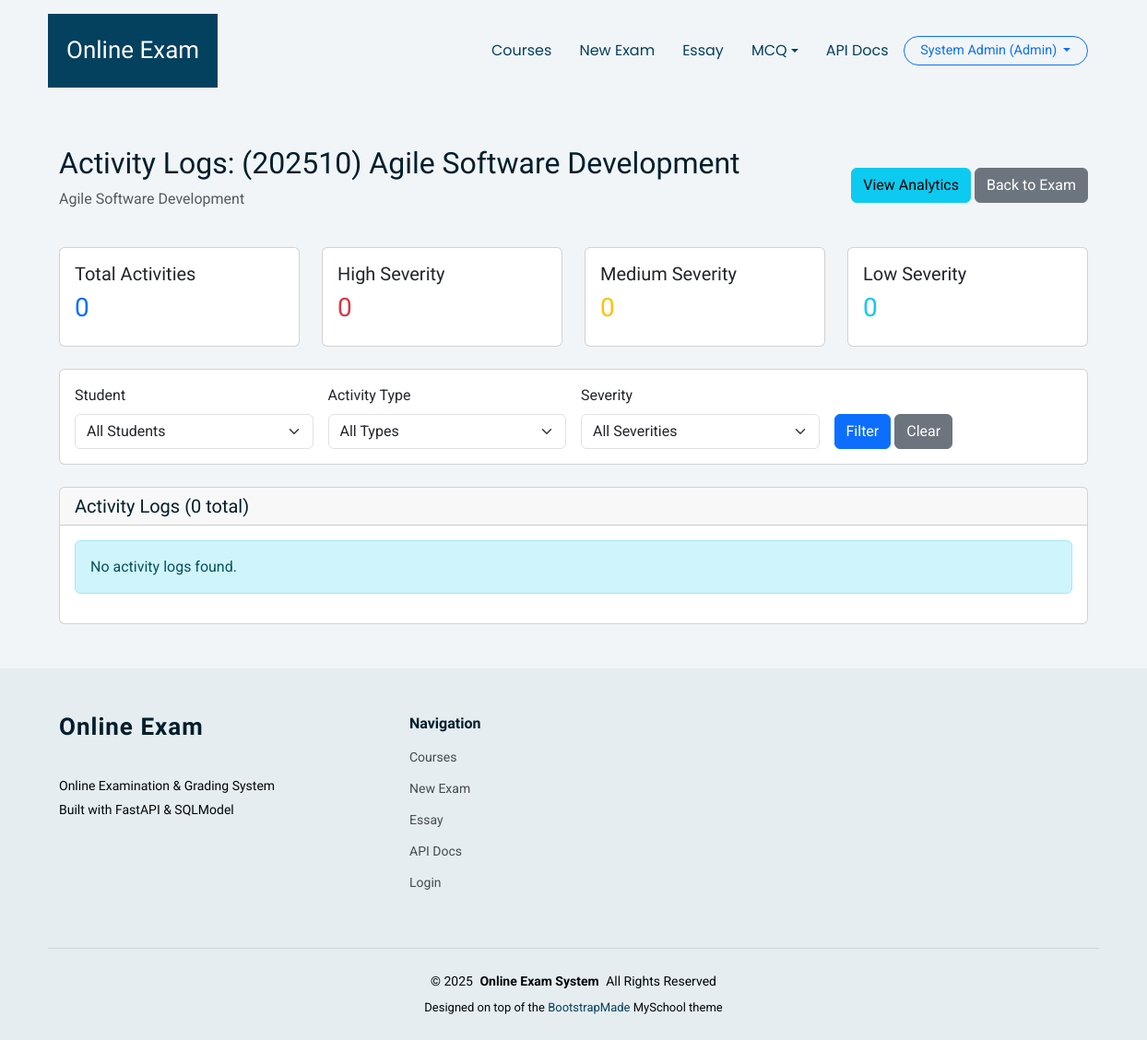
Page /exams/1/activity-logs (signed in) on the committed database.
### app/models.py (models this page shows)
class User(SQLModel, table=True):
    __table_args__ = (UniqueConstraint("email", name="uq_user_email"),)
    id: Optional[int] = Field(default=None, primary_key=True)
    name: str
    email: str  # must be unique
    password_hash: str
    role: str = Field(default="student")  # "admin", "lecturer", "student"
    student_id: Optional[int] = Field(default=None, foreign_key="student.id")
    is_active: bool = Field(default=True)
    created_at: datetime = Field(default_factory=datetime.utcnow)
    title: Optional[str] = None  # Dr., Prof., Assoc. Prof., Mr., Ms., Mrs., Ir., Ts.
    staff_id: Optional[str] = None  # Unique staff/employee ID (for lecturers)
    phone: Optional[str] = None  # Contact number
    last_login: Optional[datetime] = None  # Updated after login
    status: str = Field(default="active")  # active, suspended

class Exam(SQLModel, table=True):
    id: Optional[int] = Field(default=None, primary_key=True)
    title: str
    subject: str
    duration_minutes: int
    start_time: Optional[datetime] = None
    end_time: Optional[datetime] = None
    course_id: Optional[int] = Field(default=None, foreign_key="course.id")
    instructions: Optional[str] = None
    status: str = Field(default="draft")
    created_at: datetime = Field(default_factory=datetime.utcnow)
    updated_at: datetime = Field(default_factory=datetime.utcnow)

### app/routers/exams.py (the view)
@router.get("/{exam_id}/activity-logs")
def view_activity_logs(
    exam_id: int,
    request: Request,
    student_id: Optional[int] = Query(None),
    activity_type: Optional[str] = Query(None),
    severity: Optional[str] = Query(None),
    page: Optional[int] = Query(1, ge=1),
    session: Session = Depends(get_session),
    current_user: User = Depends(require_role(["lecturer", "admin"])),
):
    exam = _get_exam(exam_id, session)
    if current_user.role == "lecturer":
        course_lecturer = session.exec(
            select(CourseLecturer).where(
                CourseLecturer.lecturer_id == current_user.id,
                CourseLecturer.course_id == exam.course_id
            )
        ).first()
        if not course_lecturer and not current_user.role == "admin":
            raise HTTPException(status_code=403, detail="You don't have access to this exam's activity logs")
    query = select(ExamActivityLog).where(ExamActivityLog.exam_id == exam_id)
    if student_id:
        query = query.where(ExamActivityLog.student_id == student_id)
    if activity_type:
        query = query.where(ExamActivityLog.activity_type == activity_type)
    if severity:
        query = query.where(ExamActivityLog.severity == severity)
    query = query.order_by(ExamActivityLog.timestamp.desc())
    all_logs = session.exec(query).all()
    students = {s.id: s for s in session.exec(select(Student)).all()}
    stats = {
        "total_activities": len(all_logs),
        "by_severity": {"low": 0, "medium": 0, "high": 0},
        "by_type": {},
        "by_student": {},
    }
    for log in all_logs:
        stats["by_severity"][log.severity] = stats["by_severity"].get(log.severity, 0) + 1
        stats["by_type"][log.activity_type] = stats["by_type"].get(log.activity_type, 0) + 1
        student_name = students.get(log.student_id, Student(name="Unknown")).name
        if student_name not in stats["by_student"]:
            stats["by_student"][student_name] = {"total": 0, "high": 0, "medium": 0, "low": 0}
        stats["by_student"][student_name]["total"] += 1
        stats["by_student"][student_name][log.severity] += 1
    total_logs = len(all_logs)
    total_pages = (total_logs + ITEMS_PER_PAGE - 1) // ITEMS_PER_PAGE if total_logs > 0 else 1
    page = min(page, total_pages) if total_pages > 0 else 1
    start_idx = (page - 1) * ITEMS_PER_PAGE
    end_idx = start_idx + ITEMS_PER_PAGE
    logs_paginated = all_logs[start_idx:end_idx]
    logs_with_metadata = []
    for log in logs_paginated:
        metadata_obj = None
        if log.activity_metadata:
            try:
                metadata_obj = json.loads(log.activity_metadata)
            except:
                metadata_obj = {"raw": log.activity_metadata}
        logs_with_metadata.append({
            "log": log,
            "student": students.get(log.student_id),
            "metadata": metadata_obj
        })
    activity_types = sorted(set(log.activity_type for log in all_logs))
    severities = ["low", "medium", "high"]
    student_list = [{"id": s.id, "name": s.name} for s in students.values()]
    context = {
        "request": request,
        "exam": exam,
        "logs": logs_with_metadata,
        "stats": stats,
        "current_page": page,
        "total_pages": total_pages,
        "total_items": total_logs,
        "items_per_page": ITEMS_PER_PAGE,
        "filters": {
            "student_id": student_id,
            "activity_type": activity_type,
            "severity": severity,
        },
        "activity_types": activity_types,
        "severities": severities,
        "students": student_list,
        "current_user": current_user,
    }
    return templates.TemplateResponse("exams/activity_logs.html", context)

### app/templates/exams/activity_logs.html (shortened to what this page needs)
{% extends "base.html" %}
{% block content %}
<div class="container py-5">
  <div class="d-flex justify-content-between align-items-center mb-4">
    <div>
      <h2>Activity Logs: {{ exam.title }}</h2>
      <p class="text-muted">{{ exam.subject }}</p>
    </div>
    <div>
      <a href="/exams/{{ exam.id }}/activity-analytics" class="btn btn-info">View Analytics</a>
      <a href="/exams/{{ exam.id }}" class="btn btn-secondary">Back to Exam</a>
    </div>
  </div>
  <div class="row mb-4">
    <div class="col-md-3">
      <div class="card">
        <div class="card-body">
          <h5 class="card-title">Total Activities</h5>
          <h3 class="text-primary">{{ stats.total_activities }}</h3>
        </div>
      </div>
    </div>
    <div class="col-md-3">
      <div class="card">
        <div class="card-body">
          <h5 class="card-title">High Severity</h5>
          <h3 class="text-danger">{{ stats.by_severity.high }}</h3>
        </div>
      </div>
    </div>
    <div class="col-md-3">
      <div class="card">
        <div class="card-body">
          <h5 class="card-title">Medium Severity</h5>
          <h3 class="text-warning">{{ stats.by_severity.medium }}</h3>
        </div>
      </div>
    </div>
    <div class="col-md-3">
      <div class="card">
        <div class="card-body">
          <h5 class="card-title">Low Severity</h5>
          <h3 class="text-info">{{ stats.by_severity.low }}</h3>
        </div>
      </div>
    </div>
  </div>
  <div class="card mb-4">
    <div class="card-body">
      <form method="get" action="/exams/{{ exam.id }}/activity-logs" class="row g-3">
        <div class="col-md-3">
          <label for="student_id" class="form-label">Student</label>
          <select name="student_id" id="student_id" class="form-select">
            <option value="">All Students</option>
          </select>
        </div>
        <div class="col-md-3">
          <label for="activity_type" class="form-label">Activity Type</label>
          <select name="activity_type" id="activity_type" class="form-select">
            <option value="">All Types</option>
          </select>
        </div>
        <div class="col-md-3">
          <label for="severity" class="form-label">Severity</label>
          <select name="severity" id="severity" class="form-select">
            <option value="">All Severities</option>
          </select>
        </div>
        <div class="col-md-3">
          <label class="form-label">&nbsp;</label>
          <div>
            <button type="submit" class="btn btn-primary">Filter</button>
            <a href="/exams/{{ exam.id }}/activity-logs" class="btn btn-secondary">Clear</a>
          </div>
        </div>
      </form>
    </div>
  </div>
  <div class="card">
    <div class="card-header">
      <h5 class="mb-0">Activity Logs ({{ total_items }} total)</h5>
    </div>
    <div class="card-body">
      {% if logs %}
      <div class="table-responsive">
        <table class="table table-striped table-hover">
          <thead>
            <tr>
              <th>Timestamp</th>
              <th>Student</th>
              <th>Activity Type</th>
              <th>Severity</th>
              <th>Details</th>
            </tr>
          </thead>
          <tbody>
            {% for item in logs %}
            <tr>
              <td>{{ item.log.timestamp.strftime('%Y-%m-%d %H:%M:%S') }}</td>
              <td>
                {% if item.student %}
                  {{ item.student.name }} ({{ item.student.matric_no }})
                {% else %}
                  Student ID: {{ item.log.student_id }}
                {% endif %}
              </td>
              <td>
                <code>{{ item.log.activity_type.replace('_', ' ') }}</code>
              </td>
              <td>
                {% if item.log.severity == 'high' %}
                  <span class="badge bg-danger">High</span>
                {% elif item.log.severity == 'medium' %}
                  <span class="badge bg-warning">Medium</span>
                {% else %}
                  <span class="badge bg-info">Low</span>
                {% endif %}
              </td>
              <td>
                {% if item.metadata %}
                  <small class="text-muted">
                    {% for key, value in item.metadata.items() %}
                      {{ key }}: {{ value }}{% if not loop.last %}, {% endif %}
                    {% endfor %}
                  </small>
                {% else %}
                  <span class="text-muted">—</span>
                {% endif %}
              </td>
            </tr>
            {% endfor %}
          </tbody>
        </table>
      </div>
      {% if total_pages > 1 %}
      <nav aria-label="Page navigation">
        <ul class="pagination justify-content-center">
          <li class="page-item {% if current_page == 1 %}disabled{% endif %}">
            <a class="page-link" href="?page={{ current_page - 1 }}{% if filters.student_id %}&student_id={{ filters.student_id }}{% endif %}{% if filters.activity_type %}&activity_type={{ filters.activity_type }}{% endif %}{% if filters.severity %}&severity={{ filters.severity }}{% endif %}">Previous</a>
          </li>
          {% for p in range(1, total_pages + 1) %}
          <li class="page-item {% if p == current_page %}active{% endif %}">
            <a class="page-link" href="?page={{ p }}{% if filters.student_id %}&student_id={{ filters.student_id }}{% endif %}{% if filters.activity_type %}&activity_type={{ filters.activity_type }}{% endif %}{% if filters.severity %}&severity={{ filters.severity }}{% endif %}">{{ p }}</a>
          </li>
          {% endfor %}
          <li class="page-item {% if current_page == total_pages %}disabled{% endif %}">
            <a class="page-link" href="?page={{ current_page + 1 }}{% if filters.student_id %}&student_id={{ filters.student_id }}{% endif %}{% if filters.activity_type %}&activity_type={{ filters.activity_type }}{% endif %}{% if filters.severity %}&severity={{ filters.severity }}{% endif %}">Next</a>
          </li>
        </ul>
      </nav>
      {% endif %}
      {% else %}
      <div class="alert alert-info">No activity logs found.</div>
      {% endif %}
    </div>
  </div>
</div>
{% endblock %}

### app/templates/base.html (shortened to what this page needs)
<!DOCTYPE html>
<html lang="en">
<head>
  <link href="/static/myschool/assets/vendor/bootstrap/css/bootstrap.min.css" rel="stylesheet">
  <link href="/static/myschool/assets/vendor/bootstrap-icons/bootstrap-icons.css" rel="stylesheet">
  <link href="/static/myschool/assets/vendor/aos/aos.css" rel="stylesheet">
  <link href="/static/myschool/assets/vendor/swiper/swiper-bundle.min.css" rel="stylesheet">
  <link href="/static/myschool/assets/vendor/glightbox/css/glightbox.min.css" rel="stylesheet">
  <link href="/static/myschool/assets/css/main.css" rel="stylesheet">
</head>
<body class="index-page">
  <header id="header" class="header d-flex align-items-center sticky-top">
    <div
      class="header-container container-fluid container-xl position-relative d-flex align-items-center justify-content-end">
      <a href="/" class="logo d-flex align-items-center me-auto">
        <h1 class="sitename">Online Exam</h1>
      </a>
      <nav id="navmenu" class="navmenu">
        <ul>
          {% if current_user and (current_user.role == "lecturer" or current_user.role == "admin") %}
          <li><a href="/courses/">Courses</a></li>
          <li><a href="/exams/new">New Exam</a></li>
          <li><a href="/essay">Essay</a></li>
          <li class="nav-item dropdown">
            <a class="nav-link dropdown-toggle" href="#" id="mcqDropdown" role="button" data-bs-toggle="dropdown" aria-expanded="false">
              MCQ
            </a>
          </li>
          <li><a href="/docs">API Docs</a></li>
          {% endif %}
        </ul>
      </nav>
      <div class="d-flex align-items-center gap-2 ms-3 header-user-dropdown">
        {% if current_user %}
          <div class="dropdown">
            <button class="btn btn-outline-primary btn-sm header-auth-btn dropdown-toggle" type="button" id="userMenu"
              data-bs-toggle="dropdown" aria-expanded="false">
              {{ current_user.name }} ({{ current_user.role|capitalize }})
            </button>
          </div>
        {% else %}
          <a href="/auth/login" class="btn btn-outline-primary btn-sm header-auth-btn">Login</a>
          <a href="/auth/register-student" class="btn btn-primary btn-sm header-auth-btn">Student Register</a>
        {% endif %}
      </div>
    </div>
  </header>
  <main class="main">
    {% block content %}{% endblock %}
  </main>
  <footer id="footer" class="footer position-relative light-background">
    <div class="container footer-top">
      <div class="row gy-4">
        <div class="col-lg-4 col-md-6 footer-about">
          <a href="/courses/" class="logo d-flex align-items-center">
            <span class="sitename">Online Exam</span>
          </a>
          <div class="footer-contact pt-3">
            <p>Online Examination &amp; Grading System</p>
            <p>Built with FastAPI &amp; SQLModel</p>
          </div>
        </div>
        <div class="col-lg-2 col-md-3 footer-links">
          <h4>Navigation</h4>
          <ul>
            <li><a href="/courses/">Courses</a></li>
            <li><a href="/exams/new">New Exam</a></li>
            <li><a href="/essay">Essay</a></li>
            <li><a href="/docs">API Docs</a></li>
            <li><a href="/auth/login">Login</a></li>
          </ul>
        </div>
      </div>
    </div>
    <div class="container copyright text-center mt-4">
      <p>&copy; <span>2025</span> <strong class="px-1 sitename">Online Exam System</strong> <span>All Rights
          Reserved</span></p>
      <div class="credits">
        Designed on top of the <a href="https://bootstrapmade.com/">BootstrapMade</a> MySchool theme
      </div>
    </div>
  </footer>
</body>
</html>

### app/templates/base.html (style rules this page uses)
.header-user-dropdown .dropdown-toggle, .header-auth-btn { border-radius: 999px; padding-inline: 1.1rem; font-size: 0.9rem; }

### rows in the picture
User: name "System Admin", role "Admin"
Exam: title "(202510) Agile Software Development", subject "Agile Software Development"

### other values in the picture
{{ stats.total_activities }} "0"
{{ stats.by_severity.high }} "0"
{{ stats.by_severity.medium }} "0"
{{ stats.by_severity.low }} "0"
{{ total_items }} "0"
